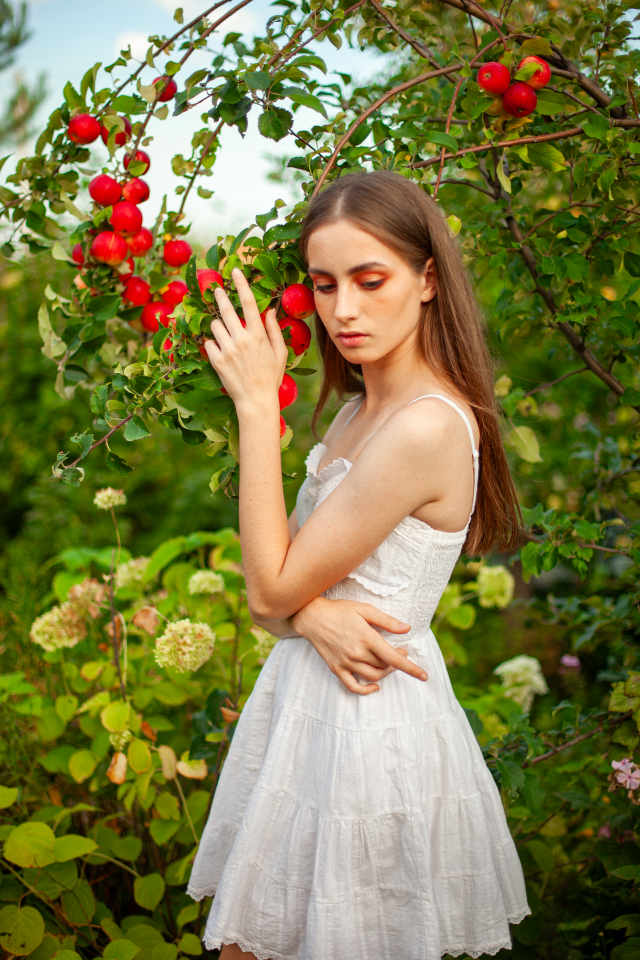
#> input picture temp_images/dit_content.png, 1280 x 1920 px (shown at 1/2 size)
$ python merge_images_row.py temp_images
#> lines starting #> are read from the running program, lines starting #| are printed output that depends on the picture
from __future__ import annotations

import argparse
from pathlib import Path

from PIL import Image


SUPPORTED_EXTENSIONS = {
    ".png",
    ".jpg",
    ".jpeg",
    ".bmp",
    ".webp",
    ".tif",
    ".tiff",
}


def parse_args() -> argparse.Namespace:
    parser = argparse.ArgumentParser(
        description=(
            "Merge all images in a directory into a single horizontal row. "
            "Each image is resized proportionally to the minimum height found "
            "in the directory."
        )
    )
    parser.add_argument("input_dir", type=Path, help="Directory that contains images")
    parser.add_argument(
        "-o",
        "--output",
        type=Path,
        default=None,
        help="Output image path. Defaults to <input_dir>/merged_row.png",
    )
    parser.add_argument(
        "--background",
        default="transparent",
        help=(
            "Background color for the output canvas. Use 'transparent' or a PIL "
            "color value such as 'white', '#ffffff', or '#112233'."
        ),
    )
    return parser.parse_args()


def find_images(input_dir: Path) -> list[Path]:
    if not input_dir.exists():
        raise FileNotFoundError(f"Input directory does not exist: {input_dir}")
    if not input_dir.is_dir():
        raise NotADirectoryError(f"Input path is not a directory: {input_dir}")

    images = sorted(
        path
        for path in input_dir.iterdir()
        if path.is_file() and path.suffix.lower() in SUPPORTED_EXTENSIONS
    )

    if not images:
        raise ValueError(f"No supported images found in directory: {input_dir}")

    return images


def resize_to_height(image: Image.Image, target_height: int) -> Image.Image:
    width, height = image.size
    if height <= 0:
        raise ValueError("Encountered an image with invalid height.")

    scale = target_height / height
    target_width = max(1, round(width * scale))
    return image.resize((target_width, target_height), Image.Resampling.LANCZOS)


def build_canvas(size: tuple[int, int], background: str) -> Image.Image:
    width, height = size
    if background.lower() == "transparent":
        return Image.new("RGBA", (width, height), (0, 0, 0, 0))
    return Image.new("RGBA", (width, height), background)


def prepare_for_save(canvas: Image.Image, output_path: Path) -> Image.Image:
    if output_path.suffix.lower() in {".jpg", ".jpeg"}:
        rgb_canvas = Image.new("RGB", canvas.size, "white")
        rgb_canvas.paste(canvas, mask=canvas.getchannel("A"))
        return rgb_canvas
    return canvas


def merge_images_in_row(image_paths: list[Path], output_path: Path, background: str) -> Path:
#> called with background = 'transparent'
    opened_images: list[Image.Image] = []
    try:
        for image_path in image_paths:
            opened_images.append(Image.open(image_path).convert("RGBA"))

        min_height = min(image.height for image in opened_images)
#> min_height = 540
        resized_images = [resize_to_height(image, min_height) for image in opened_images]
#> in resize_to_height, `scale = target_height / height`: scale = 0.281
#> in resize_to_height, `target_width = max(1, round(width * scale))`: target_width = 360
#> in resize_to_height, `return image.resize((target_width, target_height), Image.Resampling.LA..`:
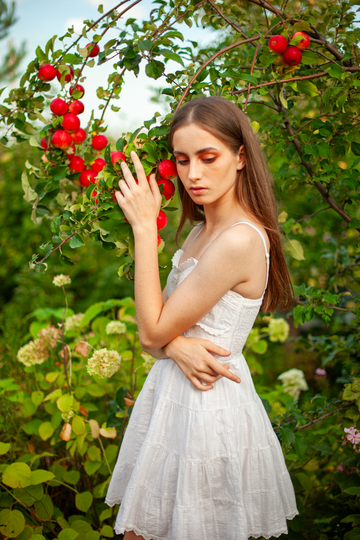
#> returned value: PIL image 360x540 RGBA; mean R, G, B, A 126.9, 123.1, 72.7, 255
#> call 2 of resize_to_height, with target_height = 540
#> in resize_to_height (call 2), `width, height = image.size`: height = 540
#> in resize_to_height (call 2), `scale = target_height / height`: scale = 1
#> in resize_to_height (call 2), `return image.resize((target_width, target_height), Image.Resampling.LA..`:
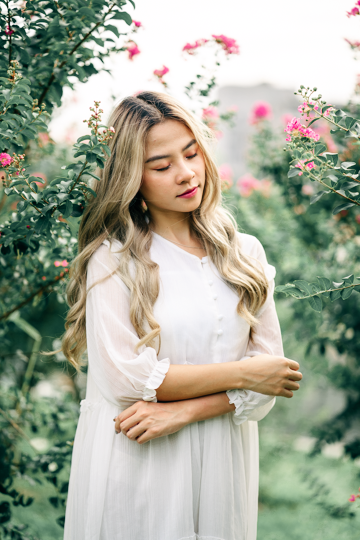
#> returned value: PIL image 360x540 RGBA; mean R, G, B, A 165.6, 170, 152.9, 255
#> resized_images = 2 items

        total_width = sum(image.width for image in resized_images)
#> total_width = 720
        canvas = build_canvas((total_width, min_height), background)
#> canvas: PIL image 720x540 RGBA; every value is 0

        x_offset = 0
        for image in resized_images:
            canvas.paste(image, (x_offset, 0), image)
            x_offset += image.width
#> this loop made 2 passes
#> x_offset on passes 1 to 2: 360, 720
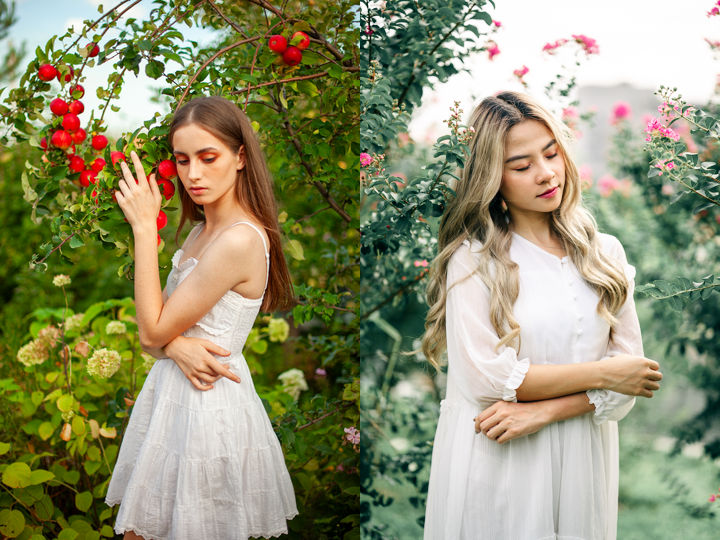
#> canvas: PIL image 720x540 RGBA; mean R, G, B, A 146.2, 146.5, 112.8, 255
#> after the loop, x_offset = 720

        output_path.parent.mkdir(parents=True, exist_ok=True)
        save_image = prepare_for_save(canvas, output_path)
        save_image.save(output_path)
        return output_path
    finally:
        for image in opened_images:
            image.close()
#> this loop made 2 passes


def main() -> None:
    args = parse_args()
    input_dir = args.input_dir.resolve()
    output_path = args.output.resolve() if args.output else input_dir / "merged_row.png"

    image_paths = find_images(input_dir)
    saved_path = merge_images_in_row(image_paths, output_path, args.background)

    print(f"Merged {len(image_paths)} images into: {saved_path}")


if __name__ == "__main__":
    main()
